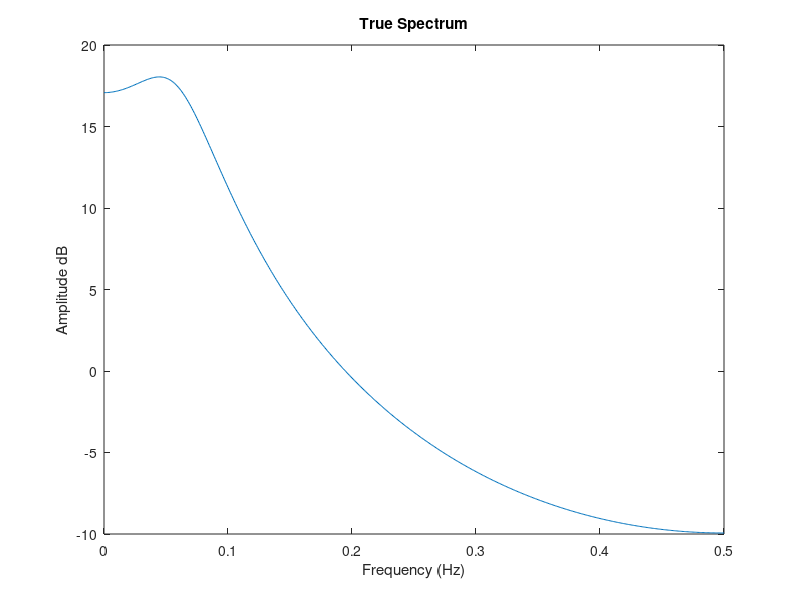
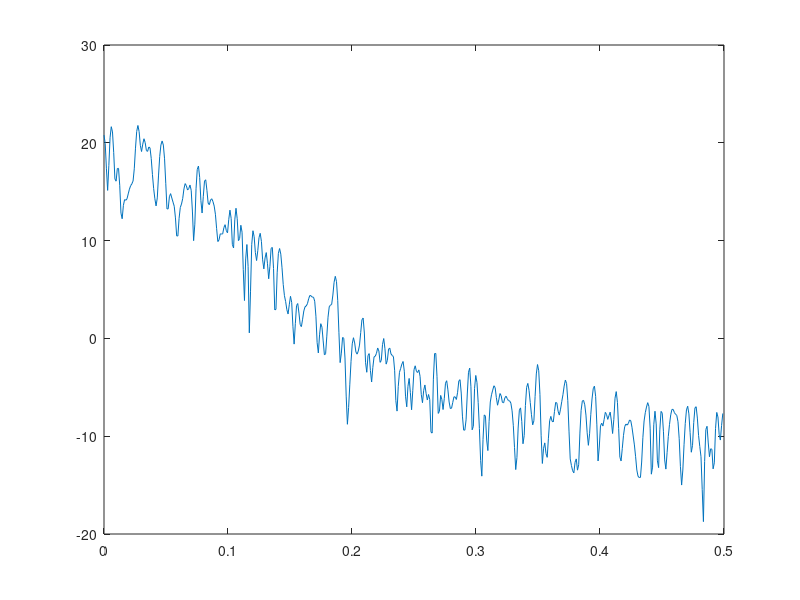
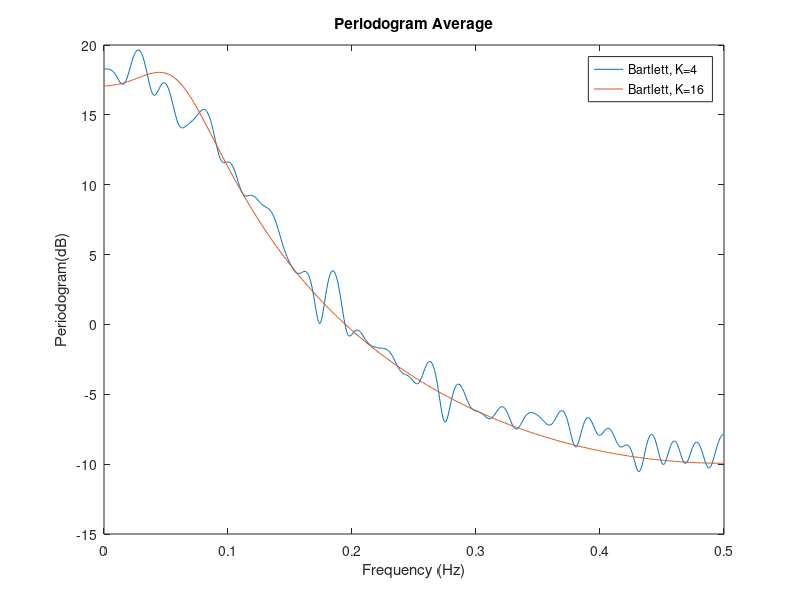

Reproduce these figures in MATLAB, in order. (Note: this script raises an error after producing the figures.)

%% ##### Task 1 #####
% Task 1.1

f0=0:0.001:0.5;
A = [1 -1.5 0.64];
B = 1;

G = freqz(B,A,2*pi*f0);
y = 20*log10(abs(G));

figure(1)
plot(f0,y)
xlabel('Frequency (Hz)')
ylabel('Amplitude dB')
title('True Spectrum')

%% Task 1.2
% Generate a periodogram This is Gaussian noise , W.
N = 1024;
L = 50;

b = randn(1,N+L);
A = [1 -1.5 0.64];
f=0:1/N:(N-1)/(2*N); 

x = filter(1,A,b);

x=x(L+1:end);

X=fft(x,N);
P=X.*conj(X)/N;
P=P(1:N/2);
PdB=10*log10(abs(P));

f0=0:0.001:0.5;
G = freqz(1,A,2*pi*f0);
y = 20*log10(abs(G));

figure(2)
plot(f,PdB)
 hold on
 plot(f0,y)
 hold off
 title('Periodogram (dB) vs Frequency (Hz)')
xlabel('Frequency (Hz)')
ylabel('Periodogram(dB)')
 %% Task 1.3
 
 N = 1024;
 L = 50;
 K1 = 4;
 M1 = N/K1;
 f=0:1/N:(N-1)/(2*N);
 b = randn(1,N+L);
 A = [1 -1.5 0.64];
 
 x = filter(1,A,b);
 x=x(L+1:end);
 
 
 xx1=reshape(x,M1,K1);
 XX1=fft(xx1,N);
 PP1=XX1.*conj(XX1)/M1;
 PB1=mean(PP1');
 PB1=PB1(1:N/2)';
 
 plot(f,10*log10(abs(PB1)))
 hold on
 
 K2 = 16;
 M2 = N/K2;
 
 xx2=reshape(x,M2,K2);
 XX2=fft(xx2,N);
 PP2=XX2.*conj(XX2)/M2;
 PB2=mean(PP2');
 PB2=PB2(1:N/2)';
 
 figure(3)
 plot(f,10*log10(abs(PB2)))
 hold on
 
 f0=0:0.001:0.5;
 G = freqz(1,A,2*pi*f0);
 y = 20*log10(abs(G));
 

 plot(f0,y)
 hold off
 
 title('Periodogram Average')
 legend('Bartlett, K=4','Bartlett, K=16','True Spectrum')
 xlabel('Frequency (Hz)')
ylabel('Periodogram(dB)')
 
 %% ##### Task 2 #####
 
 %% Task 2.1
 wintool;

 %% Task 2.2

 %% Task 2.3
 
 N = 1024;
 L = 50;
 K1 = 4;
 M1 = N/K1;
 f=0:1/N:(N-1)/(2*N);
 b = randn(1,N+L);
 A = [1 -1.5 0.64];
 
x = filter(1,A,b);
x=x(L+1:end);
w= window(@hamming,M1);
figure(4)
PW = pwelch(x,w,[],2*pi*f)*2*pi;
plot(f,10*log10(abs(PW)))
hold on

 % Pure estimation
 K2 = 16;
 M2 = N/K2;
 
 xx2=reshape(x,M2,K2);
 XX2=fft(xx2,N);
 PP2=XX2.*conj(XX2)/M2;
 PB2=mean(PP2');
 PB2=PB2(1:N/2)';
 %figure(77)
 plot(f,10*log10(abs(PB2)))
 hold off
 
 title('Periodogram Average Vs Pure estimation of Periodogram Average')
 legend('Welch','Bartlett, K=16')
 xlabel('Frequency (Hz)')
 ylabel('Periodogram(dB)')
 
 %% ##### Task 3 #####
 
 % Task 3.1
 
N = 1024;
L = 50;
b = randn(1,N+L);
x = filter(1,[1 -1.5 0.64], b);
x = x(L+1:end);
M1 = 30;
%M1 = 10;
NFFT = 1024;
 
[PBT, fgrid] = btmethod(x, M1, NFFT);
figure(5)
plot(fgrid,PBT)
hold on
%  for M1=10:10:40
%     NFFT = 1024;
%     [PBT, fgrid] = btmethod(x, M1, NFFT);
%     figure(5)
%     plot(fgrid,PBT)
%     hold on
%  end


% Task 3.2 Bartlett

K = 16;
f=0:1/N:(N-1)/(2*N);
b = randn(1,N+L);
A = [1 -1.5 0.64];
 
x = filter(1,A,b);
x=x(L+1:end);

M = N/K;
xx = reshape(x,M,K);
XX = fft(xx,N);
PP = XX.*conj(XX)/M;
PB = mean(PP');
PB = PB(1:N/2);
 
 plot(f,10*log10(abs(PB)));

 hold off
 title('Estemated Spectrum Vs Bartlett ')
 legend('Blackman-Tukey','Bartlett')
 xlabel('Frequency (Hz)')
 ylabel('Periodogram(dB)')
 
%% ##### Task 4 #####
% Task 4.1
N = 1024;
L = 50;
b = randn(1,N+L);
x = filter(1,[1 -1.5 0.64], b);
x = x(L+1:end);

order = 2;

[PAR,f_ar] = pyulear(x,order,N);
f_ar=f_ar/(2*pi);
PAR=PAR.*pi;

figure(6)
plot(f_ar,10*log10(abs(PAR)));
hold on
% True spectrum
f0=0:0.001:0.5;
A = [1 -1.5 0.64];
B = 1;

G = freqz(B,A,2*pi*f0);
y = 20*log10(abs(G));

plot(f0,y)
hold off

legend('Parametric AR','True Spectrum');
title('Parametric AR Modeling')
xlabel('Frequency (Hz)')
ylabel('Periodogram(dB)')
%% Task 4.2

N = 1024;
L = 50;
b = randn(1,N+L);
x = filter(1,[1 -1.5 0.64], b);
x = x(L+1:end);

order = 1;

[PAR,f_ar] = pyulear(x,order,N);
f_ar=f_ar/(2*pi);
PAR=PAR.*pi;

figure(7)
plot(f_ar,10*log10(abs(PAR)));
hold on

N = 1024;
L = 50;
b = randn(1,N+L);
x = filter(1,[1 -1.5 0.64], b);
x = x(L+1:end);

order = 100;

[PAR,f_ar] = pyulear(x,order,N);
f_ar=f_ar/(2*pi);
PAR=PAR.*pi;


plot(f_ar,10*log10(abs(PAR)));
hold on

% True spectrum
f0=0:0.001:0.5;
A = [1 -1.5 0.64];
B = 1;

G = freqz(B,A,2*pi*f0);
y = 20*log10(abs(G));

plot(f0,y)
hold off
title('Parametric AR Modeling')
legend('Parametric AR, p=1','Parametric AR, p=100','True Spectrum')
xlabel('Frequency (Hz)')
ylabel('Periodogram(dB)')
%% ##### Task 5 #####

% 5.1

N = 8192;
f0=0:0.001:0.5;

A = [1 -0.24 0.08 -0.37 0.52];
B = [1 0.56 0.81];

G = freqz(B,A,2*pi*f0);
Y = 20*log10(abs(G));

figure(8)
plot(f0, Y)
title('True Spectrum, ARMA')
xlabel('Frequency (Hz)')
ylabel('Periodogram(dB)')
%% 5.2
NFFT = 2048;

%% 5.3

N = 8192;
A = [1 -0.24 0.08 -0.37 0.52];
B = [1 0.56 0.81];

random = randn(1,N);
x = filter(B,A,random);

NFFT = 2048;

for p=10:10:50
    
    [PAR,f_ar] = pyulear(x,p,NFFT);
    f_ar=f_ar/(2*pi);
    PAR=PAR.*pi;
    figure(10)
    plot(f_ar,10*log10(abs(PAR)));
    hold on
end

% True Spectrum
f0=0:0.001:0.5;
G = freqz(B,A,2*pi*f0);
Y = 20*log10(abs(G));

plot(f0, Y,'Linewidth',2)

hold off
title('AR Modeling')
legend('Order = 10','Order = 20','Order = 30','Order = 40','Order = 50','True')
xlabel('Frequency (Hz)')
ylabel('Periodogram(dB)')

%% ##### Task 6 #####
% 6.1

f0=0:0.001:0.5;

A_d = [1 -0.13 0.9];
B_d = 1;

A_w = 1;
B_w = [1 -0.8 0.2];

G_d = freqz(B_d,A_d,2*pi*f0);
Y_d = 10*log10(abs(G_d));

G_w = freqz(B_w,A_w,2*pi*f0);
Y_w = 10*log10(abs(G_w));

figure(11)
plot(f0, Y_d)
hold on
plot(f0,Y_w)
hold off

title('Filter magnitude Response G vr frequency')
legend('Desired Signal response','Disturbance response')
legend('Desired[n]','Disturbance[n]')
xlabel('Linear frequency')
ylabel('Magnitude response')


%% 6.A.3

figure(12)

% p=1
r_d1 = 5.2879;
r_w1 = 1.68;
r_x1 = r_d1 + r_w1;
R_X1 = toeplitz(r_x1);
h_1 = R_X1\r_d1;
[H1,W1] = freqz(h_1);
subplot(2,2,1)
plot(W1/pi,20*log10(abs(H1)));
title('p=1')

% p=2
r_d2 = [5.2879 ;0.3618];
r_w2 = [1.68; -0.96];
r_x2 = r_d2 + r_w2;
R_X2 = toeplitz(r_x2);
h_2 = R_X2\r_d2;
[H2,W2] = freqz(h_2);
subplot(2,2,2)
plot(W2/pi,20*log10(abs(H2)));
title('p=2')

% p=5
r_d5(1) = 5.2879;
r_d5(2) = 0.3618;
r_w5 = [1.68; -0.96; 0.2; 0; 0]; 
for k = 3:5
    r_d5(k) = 0.13.*r_d5(k-1) - 0.9.*r_d5(k-2);   
end
r_d5 = r_d5';
r_x5 = r_d5 + r_w5;
R_X5 = toeplitz(r_x5);
h_5 = R_X5\r_d5;
[H5,W5] = freqz(h_5);
subplot(2,2,3)
plot(W5/pi,20*log10(abs(H5)));
title('p=5')

% p=10
r_d10(1) = 5.2879;
r_d10(2) = 0.3618;
r_w10 = [1.68; -0.96; 0.2; 0; 0; 0; 0; 0; 0; 0]; 
for k = 3:10
    r_d10(k) = 0.13.*r_d10(k-1) - 0.9.*r_d10(k-2);   
end
r_d10 = r_d10';
r_x10 = r_d10 + r_w10;
R_X10 = toeplitz(r_x10);
h_10 = R_X10\r_d10;
[H10,W10] = freqz(h_10);
subplot(2,2,4)
plot(W10/pi,20*log10(abs(H10)));
title('p=10')



%% 6.B

% h = []
% p = [1 2 5 10];
% 
% for k = 1:4
%     sum(k) = 0;
%     for i = 1:p(k)
%         sum(k) = 

% h_1
%h = [length(h_1) lenthg(h_2) length(h_5) length(h_10)]
%p = length(h_1);
%r_d = zeros(p,1);
%r_w = zeros(p,1);
% if p == 1
%     r_d(1) = 5.2879;
%     r_w(1) = 1.68;
% elseif p == 2
%     r_d = [5.2879;0.3618];
%     r_w = [1.68;-0.96];
% elseif p >= 3
%     r_d(1) = 5.2879;
%     r_d(2) = 0.3618;
%     for k = 3:p
%         r_d(k) = 0.13*r_d(k-1)-0.9*r_d(k-2);
%     end
%     r_w = [1.68;-0.96;0.2;zeros(p-3,1)];
% end
%     r_x = r_d + r_w;
%     R_x = toeplitz(r_x);
    
    r_d_x1 = R_X1*h_1;
mse_1 = 5.2879 - sum(r_d_x1.*h_1)

% h_2
    r_d_x2 = R_X2*h_2;
mse_2 = 5.2879 - sum(r_d_x2.*h_2)

% h_5
    r_d_x5 = R_X5*h_5;
mse_5 = 5.2879 - sum(r_d_x5.*h_5)

% h_10
    r_d_x10 = R_X10*h_10;
mse_10 = 5.2879 - sum(r_d_x10.*h_10)

%% 6.B.5

N = 200;

ed = randn(1,N);
ew = randn(1,N);

A_d = [1 -0.13 0.9];
B_d = 1;

A_w = 1;
B_w = [1 -0.8 0.2];

d_n = filter(B_d,A_d,ed);
w_n = filter(B_w,A_w,ew);

x_n = d_n + w_n;

plot(d_n(150:end))
hold on
plot(x_n(150:end))

 % p=1
d_pn = conv(x_n,h_1);
d_pn = d_pn(1:N);
e_p1 = d_n-d_pn;
MSE_emp1 = norm(e_p1)^2/N

% % p=2
% d_pn2 = conv(x_n,h_2);
% d_pn2 = d_pn2(1:N);
% e_p2 = d_n2-d_pn2;
% MSE_emp2 = norm(e_p2)^2/N
% 
% % p=5
% d_pn5 = conv(x_n,h_5);
% d_pn5 = d_pn5(1:N);
% e_p5 = d_n5-d_pn5;
% MSE_emp5 = norm(e_p5)^2/N
% 
% % p=10
% d_pn10 = conv(x_n,h_10);
% d_pn10 = d_pn10(1:N);
% e_p10 = d_n10-d_pn10;
% MSE_emp10 = norm(e_p10)^2/N
% 
% 











